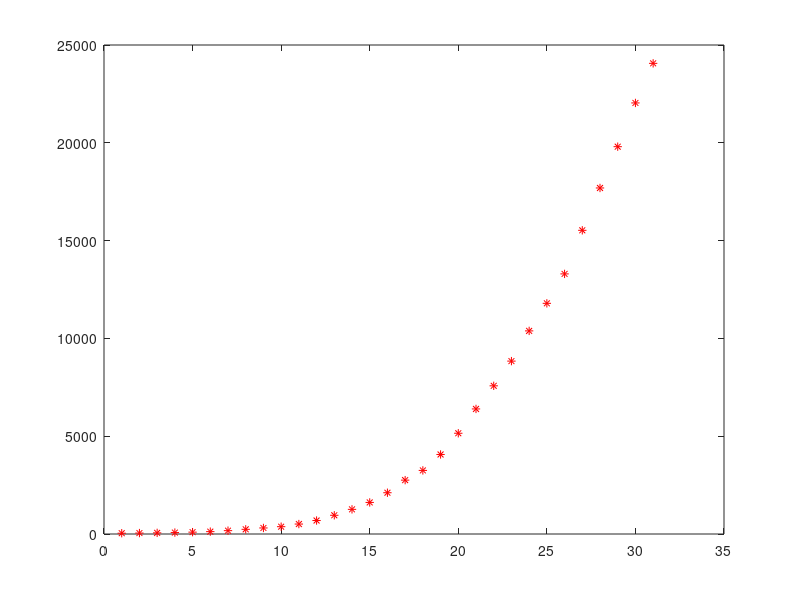

This figure's MATLAB source: (Note: this script raises an error after producing the figure.)
% this is for China data

%least squares model linear regression
clear;
clc;
% x here represents the days among the 1-month interval
x= [1 2 3 4 5 6 7 8 9 10 11 12 13 14 15 16 17 18 19 20 21 22 23 24 25 26 27 28 29 30 31];
y= [1630 2183 2771 3617 4604 6357 9317 13898 19551 24418 33840 44189 55398 68905 86379 105217 124788 144980 168177 193353 220295 250708 283477 317994 343747 375348 409225 441569 475515 509604 539942]; %y here as the total cases
%y=[41 48 58 73 95 121 171 239 309 374 509 689 957 1260 1614 2110 2754 3251 4066 5151 6394 7576 8839 10384 11793 13298 15526 17691 19802 22038 24062]; %y here as the total deaths
n= 1;
%n here represents the polynomial order
X= ones(length(x),n+1);
%first I created a matrix X of length of x values rows and n+1 columns to
%match with the equation for deriving {a} in the proof explained in
%attached report.
for i=1:n
    X(:,i+1)=(x.^1)';
end
Y=y';
A=inv(X'*X)*(X'*Y);
%the A matrix is for getting the curve fitting function coefficients and
%the equation for deriving it is proved in the attached report.
for i=2:n+1
    yy(i,:)=A(i,1).*(x.^(i-1));
end
yy(1,:)=A(1,1).*ones(1,length(x));
yy=sum(yy);
plot(x,y,'r*',x,yy,'g');
%I plotted the real x and y values with the predicted y values on the
%fiting curve
%%
%least squares model quadratic polynomial 
clear;
clc;
% x here represents the days among the 1-month interval
x= [1 2 3 4 5 6 7 8 9 10 11 12 13 14 15 16 17 18 19 20 21 22 23 24 25 26 27 28 29 30 31];
%y= [1630 2183 2771 3617 4604 6357 9317 13898 19551 24418 33840 44189 55398 68905 86379 105217 124788 144980 168177 193353 220295 250708 283477 317994 343747 375348 409225 441569 475515 509604 539942]; %y here as the total cases
y=[41 48 58 73 95 121 171 239 309 374 509 689 957 1260 1614 2110 2754 3251 4066 5151 6394 7576 8839 10384 11793 13298 15526 17691 19802 22038 24062]; %y here as the total deaths
n= 2;
%n here represents the polynomial order
X= ones(length(x),n+1);
%first I created a matrix X of length of x values rows and n+1 columns to
%match with the equation for deriving {a} in the proof explained in
%attached report.
for i=1:n
    X(:,i+1)=(x.^1)';
end
Y=y';
A=inv(X'*X)*(X'*Y);
%the A matrix is for getting the curve fitting function coefficients and
%the equation for deriving it is proved in the attached report.
for i=2:n+1
    yy(i,:)=A(i,1).*(x.^(i-1));
end
yy(1,:)=A(1,1).*ones(1,length(x));
yy=sum(yy);
plot(x,y,'r*',x,yy,'g');
%I plotted the real x and y values with the predicted y values on the
%fiting curve
%%
%least squares model cubic polynomial 
clear;
clc;
% x here represents the days among the 1-month interval
x= [1 2 3 4 5 6 7 8 9 10 11 12 13 14 15 16 17 18 19 20 21 22 23 24 25 26 27 28 29 30 31];
%y= [1630 2183 2771 3617 4604 6357 9317 13898 19551 24418 33840 44189 55398 68905 86379 105217 124788 144980 168177 193353 220295 250708 283477 317994 343747 375348 409225 441569 475515 509604 539942]; %y here as the total cases
y=[41 48 58 73 95 121 171 239 309 374 509 689 957 1260 1614 2110 2754 3251 4066 5151 6394 7576 8839 10384 11793 13298 15526 17691 19802 22038 24062]; %y here as the total deaths
n= 3;
%n here represents the polynomial order
X= ones(length(x),n+1);
%first I created a matrix X of length of x values rows and n+1 columns to
%match with the equation for deriving {a} in the proof explained in
%attached report.
for i=1:n
    X(:,i+1)=(x.^1)';
end
Y=y';
A=inv(X'*X)*(X'*Y);
%the A matrix is for getting the curve fitting function coefficients and
%the equation for deriving it is proved in the attached report.
for i=2:n+1
    yy(i,:)=A(i,1).*(x.^(i-1));
end
yy(1,:)=A(1,1).*ones(1,length(x));
yy=sum(yy);
plot(x,y,'r*',x,yy,'g');
%I plotted the real x and y values with the predicted y values on the
%fiting curve
%%
%Interpolation model Newton's divided difference 
clear;
clc;
% x here represents the days among the 1-month interval
x1= [1 2 3 4 5 6 7 8 9 10 11 12 13 14 15 16 17 18 19 20 21 22 23 24 25 26 27 28 29 30 31];
%y1= [1630 2183 2771 3617 4604 6357 9317 13898 19551 24418 33840 44189 55398 68905 86379 105217 124788 144980 168177 193353 220295 250708 283477 317994 343747 375348 409225 441569 475515 509604 539942]; %y here as the total cases
y1=[41 48 58 73 95 121 171 239 309 374 509 689 957 1260 1614 2110 2754 3251 4066 5151 6394 7576 8839 10384 11793 13298 15526 17691 19802 22038 24062]; %y here as the total deaths
TDD = divdiff( x1, y1); %divided difference table 
n=length(x1); %length of the x1
a=zeros(n,n); %create a square zero matrix that has the same length as x 
a(:,1)=x1'; %add the value of x1 in the first column
for i=2:n %loope over the rest of the zro matrix
    a(:,i)=circshift(x1',(i-1)); %shift the data of x1 by i-1 positions 
end
a=a';
syms x p l_k %create variables
for k=1:n %loop over the length for x1 (y1)
    xk=x1(1,k);
    yk=y1(1,k);
    xm=a(2:n,k); %the next element after the xk
    l_k(1,1)=(x-xm(1,1))/(xk-xm(1,1)); %calculate the first divided difference notation
    for m=2:n-1 %loop to calculate n-1th divided difference notation
        M=(x-xm(m,1))/(xk-xm(m,1));
        l_k(1,m)=M;
    end
    p(k,1)=yk.*(prod(l_k)); %calulate the newton polynomial interpolation formula for these data
end
pp=simplify(sum(p))%simplify the formula
[bx,lx]=sort(x1); %sort the data of x1 incase they are not ordered
for i=1:n %loop to sort the values of y to sutisfy their respective x value after sorting
    by(1,i)=y1(1,lx(1,i));
end
xx=[1:35]; % the range where we will test the formula against
syms x %creating x variable 
c = sym2poly(pp) %extract the coefficient of the newton polynomial equation with the highest degree stated first
plot(xx,polyval(c,xx),'r--',bx,by,'b*')
%plot the predicted values from the newton interpolationpolynomial equation
%in red and the original set of point in blue dots
val=[1:31];
residuals=norm(polyval(c,val)-y1,2) %calculate the l2 norm for the raw residuals
%%
%Lagrange Interpolation method
clear;
clc;
% x here represents the days among the 1-month interval
x= [1 2 3 4 5 6 7 8 9 10 11 12 13 14 15 16 17 18 19 20 21 22 23 24 25 26 27 28 29 30 31];
y= [1630 2183 2771 3617 4604 6357 9317 13898 19551 24418 33840 44189 55398 68905 86379 105217 124788 144980 168177 193353 220295 250708 283477 317994 343747 375348 409225 441569 475515 509604 539942]; %y here as the total cases
%y=[41 48 58 73 95 121 171 239 309 374 509 689 957 1260 1614 2110 2754 3251 4066 5151 6394 7576 8839 10384 11793 13298 15526 17691 19802 22038 24062]; %y here as the total deaths
[P,R,S] = lagrangepoly(x,y);% Lagrange interpolation polynomial fitting a set of points funtion where X and Y are row vectors defining a set of N points uses Lagrange's method to find 
%   the N-1th order polynomial in X that passes through these points. 
%P returns the N coefficients defining the polynomial(highest order first).
% R returns the x-coordinates of the N-1 extrema of the resulting polynomial (roots of its derivative),
% and S returns the y-values  at those extrema. 
xx = 1:35;
plot(xx,polyval(P,xx),x,y,'or');%plot the lagrange polynomial equation in blue and the original point in red circles
grid;
residuals=norm(S-y,2) %calculate the l2 norm for the raw residuals



